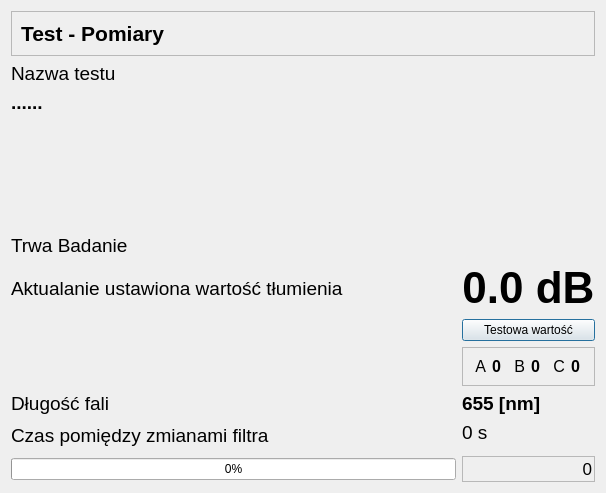
<?xml version="1.0" encoding="UTF-8"?>
<ui version="4.0">
 <class>OknoBadaniaTlumienia</class>
 <widget class="QDialog" name="OknoBadaniaTlumienia">
  <property name="geometry">
   <rect>
    <x>0</x>
    <y>0</y>
    <width>606</width>
    <height>493</height>
   </rect>
  </property>
  <property name="windowTitle">
   <string>Test - badanie wartości tłumienia</string>
  </property>
  <layout class="QGridLayout" name="gridLayout">
   <item row="9" column="1">
    <widget class="QLabel" name="dlugoscFali">
     <property name="font">
      <font>
       <pointsize>14</pointsize>
       <bold>true</bold>
      </font>
     </property>
     <property name="text">
      <string>655 [nm]</string>
     </property>
    </widget>
   </item>
   <item row="12" column="0">
    <widget class="QProgressBar" name="progressBar">
     <property name="value">
      <number>0</number>
     </property>
    </widget>
   </item>
   <item row="3" column="0" colspan="2">
    <widget class="QLabel" name="testName">
     <property name="font">
      <font>
       <pointsize>14</pointsize>
       <bold>true</bold>
      </font>
     </property>
     <property name="text">
      <string>......</string>
     </property>
    </widget>
   </item>
   <item row="5" column="0" colspan="2">
    <widget class="QLabel" name="eBadanie">
     <property name="font">
      <font>
       <pointsize>14</pointsize>
      </font>
     </property>
     <property name="text">
      <string>Trwa Badanie</string>
     </property>
     <property name="wordWrap">
      <bool>true</bool>
     </property>
    </widget>
   </item>
   <item row="10" column="0" rowspan="2">
    <widget class="QLabel" name="eCzas">
     <property name="font">
      <font>
       <pointsize>14</pointsize>
      </font>
     </property>
     <property name="text">
      <string>Czas pomiędzy zmianami filtra</string>
     </property>
    </widget>
   </item>
   <item row="9" column="0">
    <widget class="QLabel" name="efala">
     <property name="font">
      <font>
       <pointsize>14</pointsize>
      </font>
     </property>
     <property name="text">
      <string>Długość fali </string>
     </property>
    </widget>
   </item>
   <item row="6" column="1">
    <widget class="QLabel" name="tlumienie">
     <property name="font">
      <font>
       <pointsize>33</pointsize>
       <bold>true</bold>
      </font>
     </property>
     <property name="text">
      <string>0.0 dB</string>
     </property>
     <property name="alignment">
      <set>Qt::AlignCenter</set>
     </property>
    </widget>
   </item>
   <item row="6" column="0">
    <widget class="QLabel" name="etlumienie">
     <property name="font">
      <font>
       <pointsize>14</pointsize>
      </font>
     </property>
     <property name="text">
      <string>Aktualanie ustawiona wartość tłumienia</string>
     </property>
    </widget>
   </item>
   <item row="2" column="0">
    <widget class="QLabel" name="label">
     <property name="font">
      <font>
       <pointsize>14</pointsize>
      </font>
     </property>
     <property name="text">
      <string>Nazwa testu</string>
     </property>
     <property name="alignment">
      <set>Qt::AlignLeading|Qt::AlignLeft|Qt::AlignVCenter</set>
     </property>
    </widget>
   </item>
   <item row="8" column="1">
    <widget class="QFrame" name="frame_2">
     <property name="frameShape">
      <enum>QFrame::StyledPanel</enum>
     </property>
     <property name="frameShadow">
      <enum>QFrame::Raised</enum>
     </property>
     <layout class="QHBoxLayout" name="horizontalLayout_2">
      <item>
       <widget class="QLabel" name="eta">
        <property name="font">
         <font>
          <pointsize>12</pointsize>
         </font>
        </property>
        <property name="text">
         <string>A</string>
        </property>
        <property name="alignment">
         <set>Qt::AlignRight|Qt::AlignTrailing|Qt::AlignVCenter</set>
        </property>
       </widget>
      </item>
      <item>
       <widget class="QLabel" name="a">
        <property name="font">
         <font>
          <pointsize>12</pointsize>
          <bold>true</bold>
         </font>
        </property>
        <property name="text">
         <string>0</string>
        </property>
       </widget>
      </item>
      <item>
       <widget class="QLabel" name="etb">
        <property name="font">
         <font>
          <pointsize>12</pointsize>
         </font>
        </property>
        <property name="text">
         <string>B</string>
        </property>
        <property name="alignment">
         <set>Qt::AlignRight|Qt::AlignTrailing|Qt::AlignVCenter</set>
        </property>
       </widget>
      </item>
      <item>
       <widget class="QLabel" name="b">
        <property name="font">
         <font>
          <pointsize>12</pointsize>
          <bold>true</bold>
         </font>
        </property>
        <property name="text">
         <string>0</string>
        </property>
       </widget>
      </item>
      <item>
       <widget class="QLabel" name="etc">
        <property name="font">
         <font>
          <pointsize>12</pointsize>
         </font>
        </property>
        <property name="text">
         <string>C</string>
        </property>
        <property name="alignment">
         <set>Qt::AlignRight|Qt::AlignTrailing|Qt::AlignVCenter</set>
        </property>
       </widget>
      </item>
      <item>
       <widget class="QLabel" name="c">
        <property name="font">
         <font>
          <pointsize>12</pointsize>
          <bold>true</bold>
         </font>
        </property>
        <property name="text">
         <string>0</string>
        </property>
       </widget>
      </item>
     </layout>
    </widget>
   </item>
   <item row="12" column="1">
    <widget class="QFrame" name="frame_3">
     <property name="frameShape">
      <enum>QFrame::StyledPanel</enum>
     </property>
     <property name="frameShadow">
      <enum>QFrame::Raised</enum>
     </property>
     <layout class="QHBoxLayout" name="horizontalLayout_3">
      <property name="spacing">
       <number>0</number>
      </property>
      <property name="leftMargin">
       <number>2</number>
      </property>
      <property name="topMargin">
       <number>2</number>
      </property>
      <property name="rightMargin">
       <number>2</number>
      </property>
      <property name="bottomMargin">
       <number>2</number>
      </property>
      <item>
       <widget class="QLabel" name="pozostal_czas">
        <property name="font">
         <font>
          <pointsize>13</pointsize>
         </font>
        </property>
        <property name="frameShadow">
         <enum>QFrame::Sunken</enum>
        </property>
        <property name="text">
         <string>0</string>
        </property>
        <property name="alignment">
         <set>Qt::AlignRight|Qt::AlignTrailing|Qt::AlignVCenter</set>
        </property>
       </widget>
      </item>
     </layout>
    </widget>
   </item>
   <item row="4" column="0">
    <spacer name="verticalSpacer">
     <property name="orientation">
      <enum>Qt::Vertical</enum>
     </property>
     <property name="sizeHint" stdset="0">
      <size>
       <width>20</width>
       <height>40</height>
      </size>
     </property>
    </spacer>
   </item>
   <item row="1" column="0" colspan="2">
    <widget class="QFrame" name="frame">
     <property name="frameShape">
      <enum>QFrame::StyledPanel</enum>
     </property>
     <property name="frameShadow">
      <enum>QFrame::Raised</enum>
     </property>
     <layout class="QHBoxLayout" name="horizontalLayout">
      <item>
       <widget class="QLabel" name="label_2">
        <property name="font">
         <font>
          <pointsize>16</pointsize>
          <bold>true</bold>
         </font>
        </property>
        <property name="text">
         <string>Test - Pomiary</string>
        </property>
       </widget>
      </item>
     </layout>
    </widget>
   </item>
   <item row="10" column="1">
    <widget class="QLabel" name="czas">
     <property name="font">
      <font>
       <pointsize>14</pointsize>
      </font>
     </property>
     <property name="text">
      <string>0 s</string>
     </property>
    </widget>
   </item>
   <item row="7" column="1">
    <widget class="QPushButton" name="pbTest">
     <property name="text">
      <string>Testowa wartość</string>
     </property>
    </widget>
   </item>
  </layout>
 </widget>
 <resources/>
 <connections/>
</ui>
